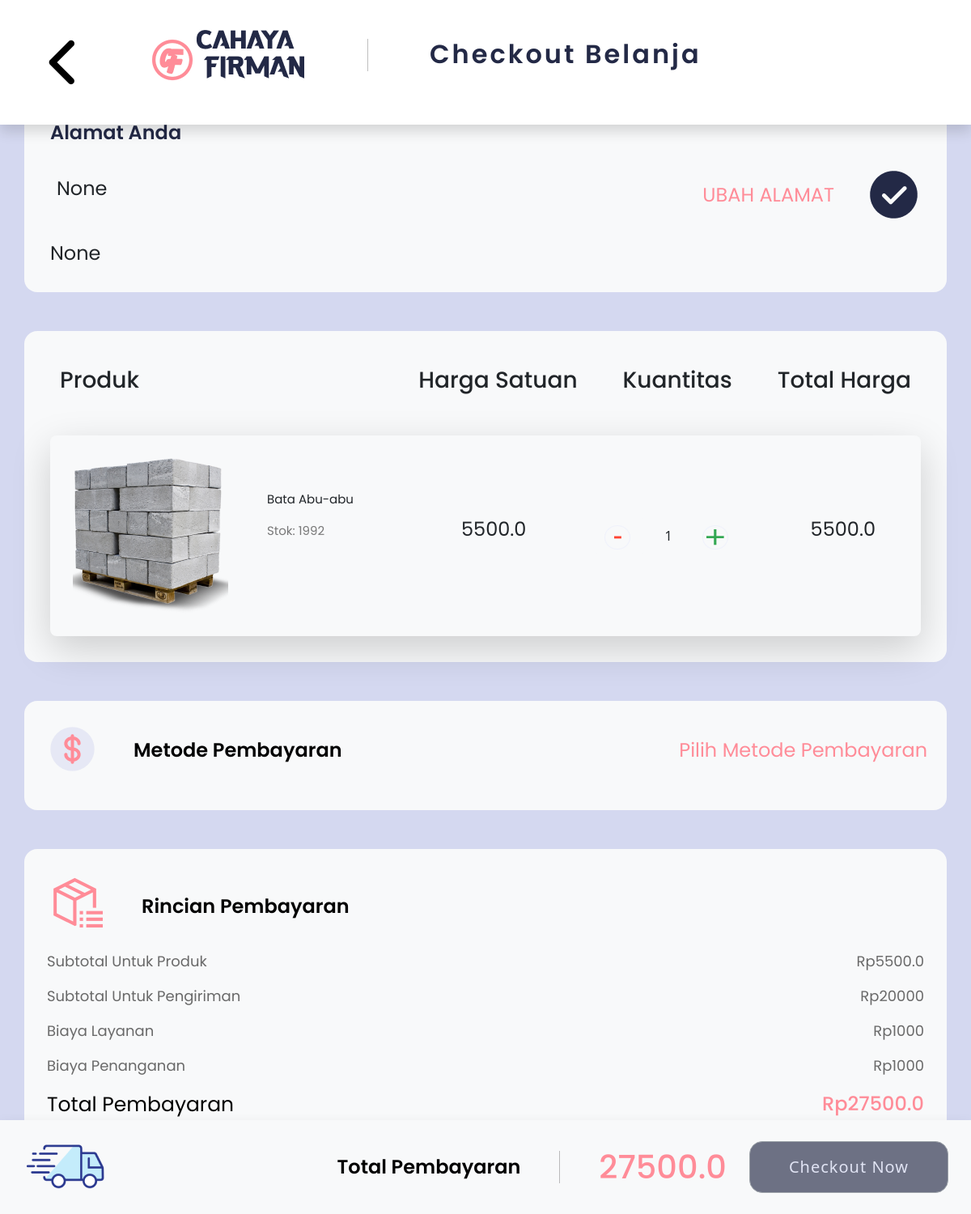
The page /Checkout (signed in) on the database as committed earlier.
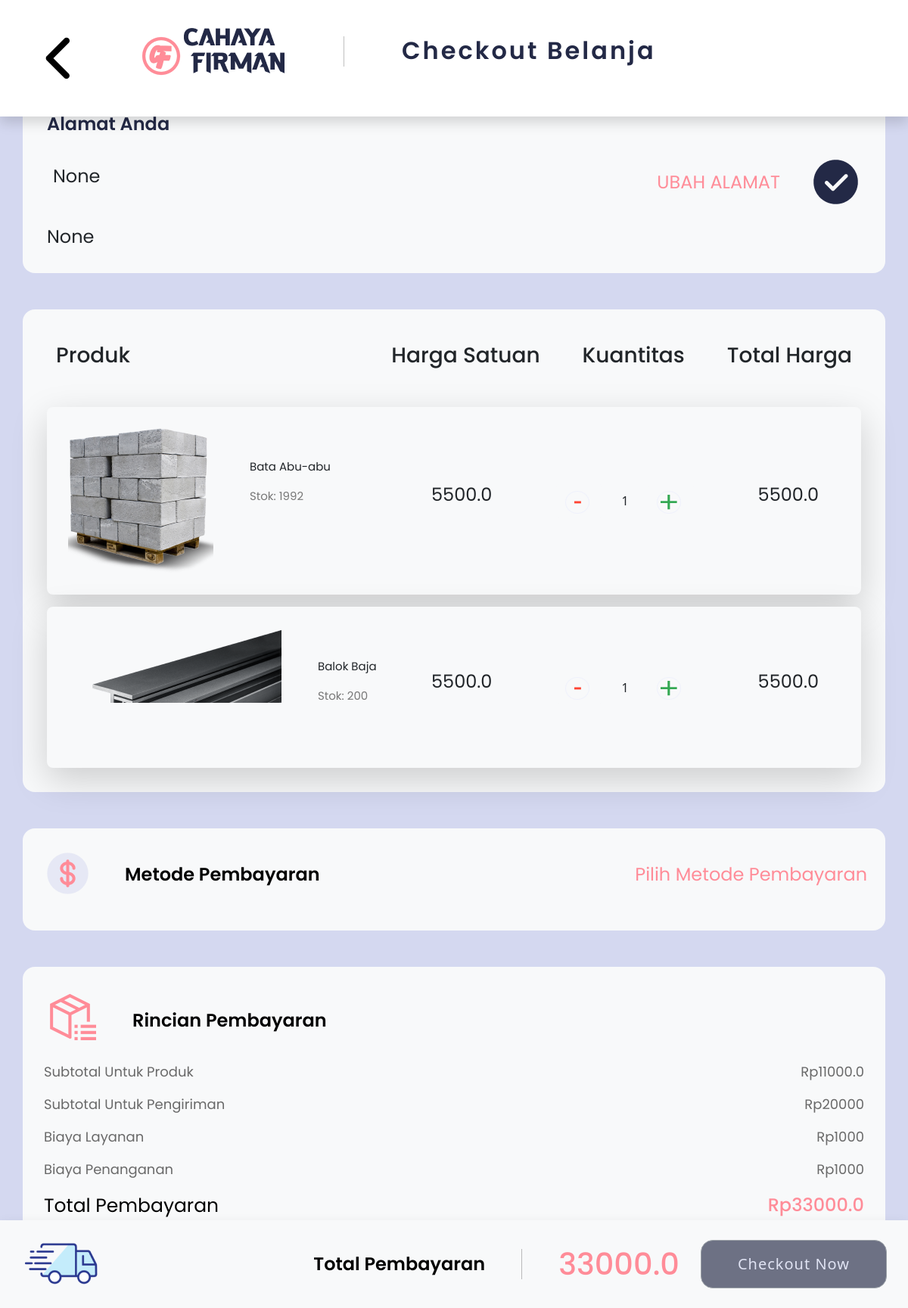
The same page on the database as committed later.
### models/order_items.py (models this page shows)
class Order_items(db.Model):
    __tablename__ = 'order_items'
    id_order_item = db.Column(db.Integer, primary_key=True)
    id_product = db.Column(db.Integer, db.ForeignKey('product.id_product',name='fk_order_product'))  # Foreign key ke tabel Products
    id_session = db.Column(db.Integer, db.ForeignKey('session.id_session', name='fk_order_session'))  # Foreign key ke tabel session
    quantity = db.Column(db.Integer, nullable=False, default=1)
    product = db.relationship('Product', backref='order_items')
    session = db.relationship('session', back_populates='order_items')

### models/product.py (models this page shows)
class Product(db.Model):
    __tablename__ = 'product'
    id_product = db.Column(db.Integer, primary_key=True)
    name = db.Column(db.String(100))
    desc = db.Column(db.String(100))
    category = db.Column(db.String(100))
    quantityInStock = db.Column(db.Integer)
    price = db.Column(db.Float)
    picture = db.Column(db.String(100))

### app.py (the view)
@app.route("/Checkout", methods=["GET", "POST"])
@login_required
def Checkout():
    if current_user.session is None or not any(sess.is_active for sess in current_user.session):
        new_session = session(id_user=current_user.id_user, total=0)
        db.session.add(new_session)
        db.session.commit()
    active_session = next(sess for sess in current_user.session if sess.is_active)
    if active_session:
        order_items = Order_items.query.filter_by(id_session=active_session.id_session).all()
        total_price = sum(order_item.quantity * order_item.product.price for order_item in order_items)
        SubPengiriman = 20000
        layanan = 1000
        Penanganan = 1000
        overall_pay = total_price + SubPengiriman + layanan + Penanganan
        return render_template("Checkout.html", user=current_user, order_items=order_items, total_price=total_price, overall_pay=overall_pay)
    flash("No active session to checkout", "danger")
    return redirect(url_for("keranjang"))

### app.py (called while the page is built)
@login_manager.user_loader
def load_user(user_id):
    return User.query.get(int(user_id))

### templates/Checkout.html (shortened to what the changed rows need)
<!DOCTYPE html>
<html>
<head>
    <link rel="stylesheet" type="text/css" href="{{ url_for('static', filename='css/CheckoutUI.css') }}">
    <link href="https://cdn.jsdelivr.net/npm/bootstrap@5.3.2/dist/css/bootstrap.min.css" rel="stylesheet">
</head>
<body style="background-color: #D4D8F0;">
  <div class="d-flex flex-row bg-white shadow fixed-top">
    <div class="p-2"> <h1 class="topnav-hd">Checkout Belanja</h1></div>
  </div>
<div class="container mt-5 p-3 bg-light rounded-4">
  {% for order_item in order_items %}
  <div class=".container m-3 bg-light rounded-3 shadow-lg">
    <div class="d-flex bd-highlight mb-3">
      <div class="p-2 bd-highlight"><img src="{{ url_for('static', filename='unggah/' + order_item.product.picture) }}" alt="item" class="item-img"></div>
      <div class="me-auto py-5 bd-highlight">
        <div class="col-offset-1"><p class="item-name">{{ order_item.product.name }}</p></div>
        <div class='col-offset-1'><p class="item-stock">Stok: {{ order_item.product.quantityInStock }}</p></div>
      </div>
      <div class="p-2 me-5 bd-highlight align-self-center"><p class="item-price">{{ order_item.product.price }}</p></div>
      <div class="p-2 me-5 bd-highlight align-self-center"><div class="row align-items-center">
        <div class="col">
          <form  method="POST" action="{{ url_for('update_checkout', id_order_item=order_item.id_order_item)}}" >
            <button type="submit" name="minus" class="btn btn-light">
          <img src="{{ url_for('static', filename='asset/ic_baseline-plus.png') }}" alt="min" class="min-item">
            </button>
        </form>
        </div>
        <div class="col">
          {{ order_item.quantity }}
        </div>
        <div class="col">
          <form  method="POST" action="{{ url_for('update_checkout', id_order_item=order_item.id_order_item)}}">
            <button type="submit" name="plus" class="btn btn-light">
          <img src="{{ url_for('static', filename='asset/ic_baseline-plus (1).png') }}" alt="add" class="add-item">
            </button>
        </form>
        </div>
      </div></div>
      <div class="p-2 me-5 bd-highlight align-self-center"><p class="total-item-price">{{ order_item.quantity * order_item.product.price }}</p></div>
    </div>
  </div>
  {% endfor %}
</div>
{% set SubPengiriman = 20000 %}
{% set layanan = 1000 %}
{% set Penanganan = 1000 %}
<div class="container mt-5 p-1 bg-light rounded-4 bottom_content">
  <div class="row ps-4 pe-4">
    <div class="col-md-auto">
      <p class="Subtotal-Product">Rp{{ total_price }}</p>
    </div>
  </div>
  <div class="row ps-4 pe-4">
    <div class="col-md-auto">
      <p class="Total-pay">Rp{{ overall_pay }}</p>
    </div>
  </div>
</div>
<nav class="navbar bg-light fixed-bottom shadow">
  <div class="container-fluid">
    <div class="px-2 d-flex"> <p class="Total-pay2">{{ total_price + SubPengiriman + layanan + Penanganan }}</p></div>
  </div>
</nav>
</body>
</html>

Rows that differ between the two databases and show on the page:
added Order_items: picture (picture), product.name "Balok Baja", product.quantityInStock "200", product.price "5500.0", quantity "1", order_item.quantity*order_item.product.price "5500.0"
Other text that changed with them:
{{ total_price }}: "5500.0" → "11000.0"
{{ overall_pay }}: "27500.0" → "33000.0"
{{ total_price + SubPengiriman + layanan + Penanganan }}: "27500.0" → "33000.0"
